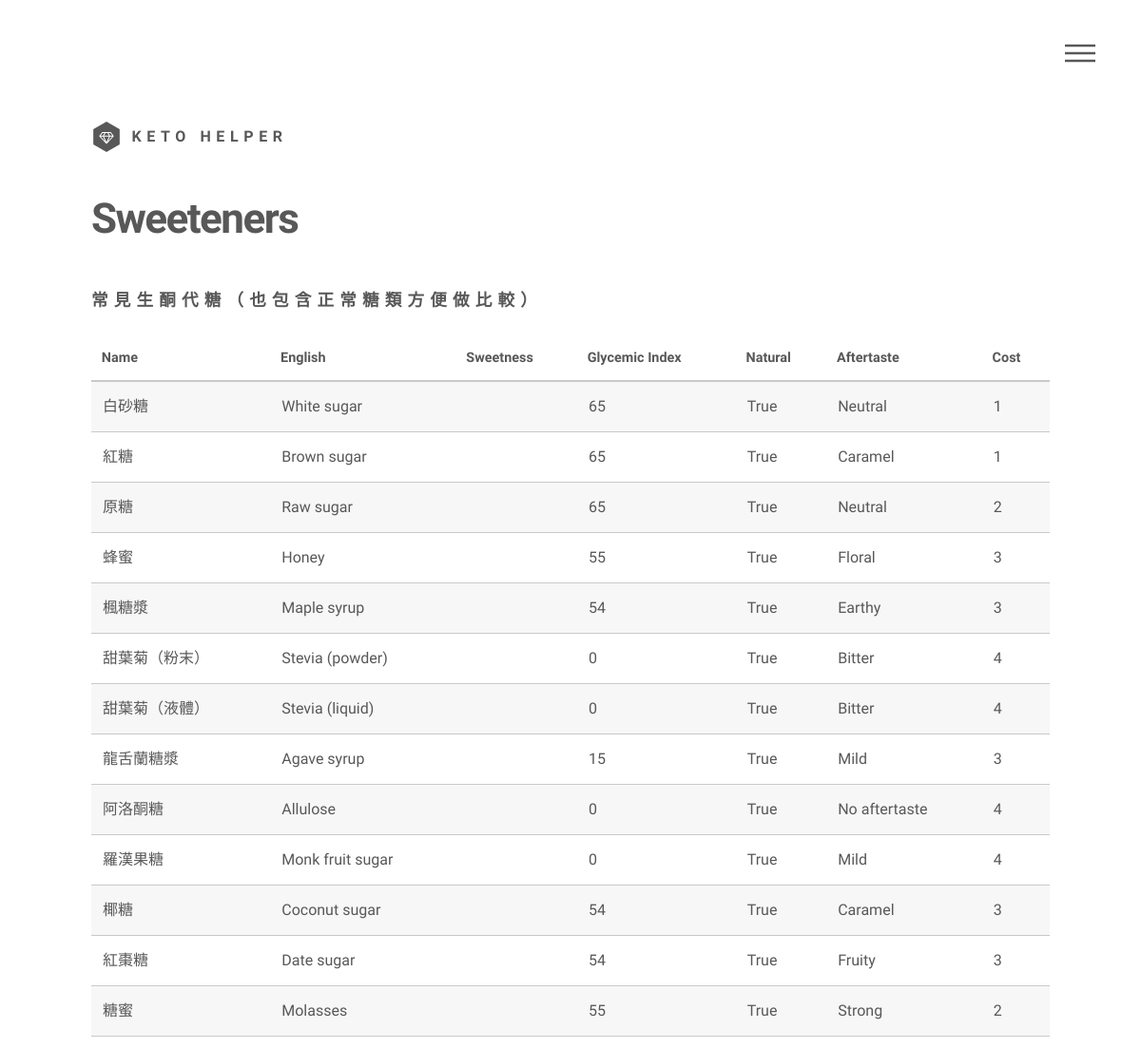
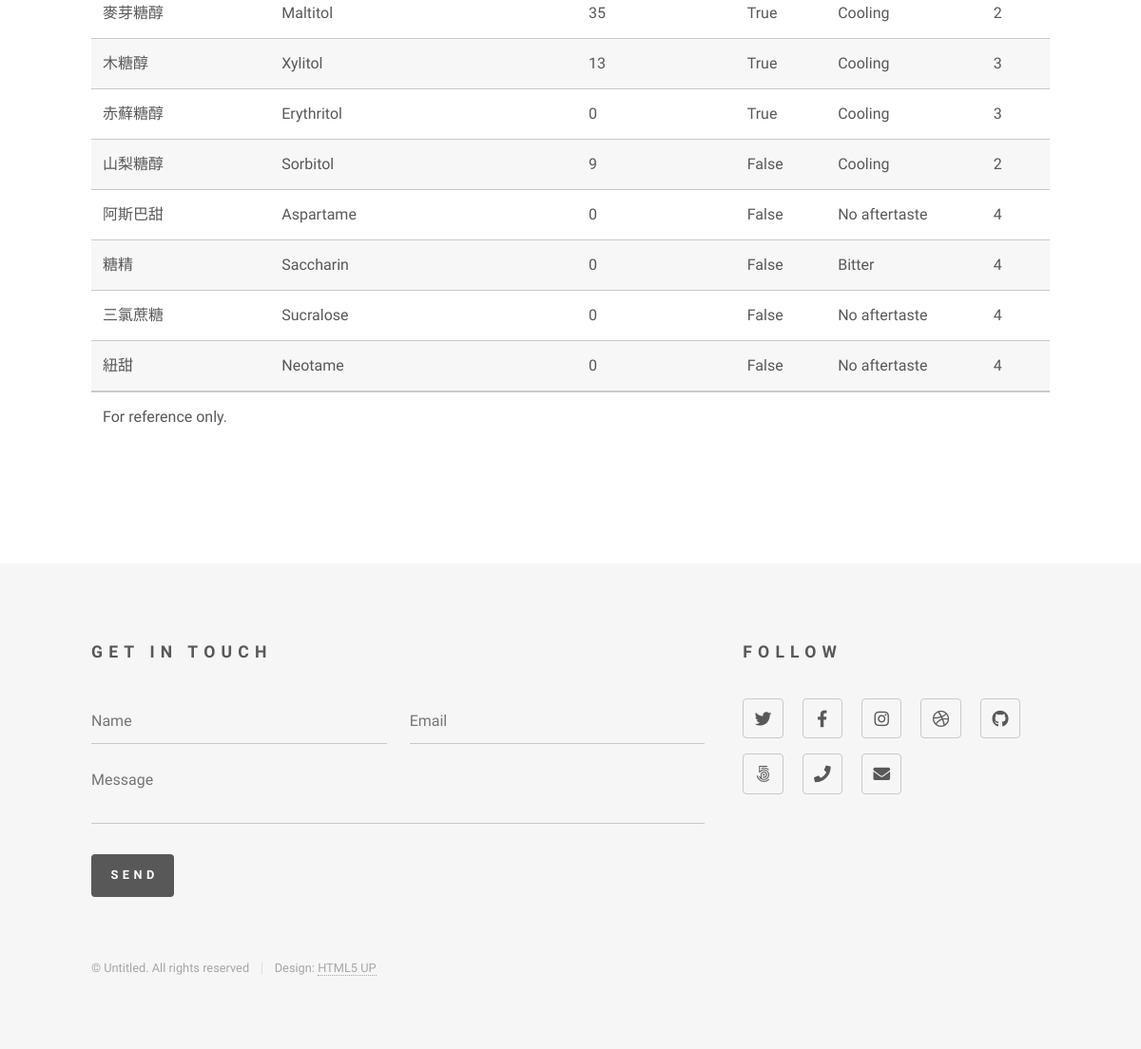
The app's page /sweetener-table with its own data (2 pictures, top to bottom).
### main.py (models this page shows)
class Sweetener(db.Model):
    __tablename__ = 'sweeteners'
    id = db.Column(db.Integer, primary_key=True)
    name_cn = db.Column(db.String(100), nullable=True)
    name_en = db.Column(db.String(100), nullable=True)
    sweetness_min= db.Column(db.Numeric(precision=2, scale=1), nullable=True)
    sweetness_max= db.Column(db.Numeric(precision=2, scale=1), nullable=True)
    gi = db.Column(db.Integer, nullable=True)
    is_natural = db.Column(db.Boolean, nullable=True)
    aftertaste = db.Column(db.String(100), nullable=True)
    cost = db.Column(db.Integer, nullable=False)

### main.py (the view)
@app.route('/sweetener-table')
def sweetener():
    sweeteners = Sweetener.query.all()
    return render_template('sweetener.html', sweeteners=sweeteners)

### main.py (called while the page is built)
@app.context_processor
def inject_nav():
    nav = [
        {
            'title': 'oil table',
            'description': 'The oil type',
            'url': 'oil-table',
            'img': 'oil.jpg'
        },
        {
            'title': 'sweetener table',
            'description': 'Sweetener table',
            'url': 'sweetener-table',
            'img': 'sweetener.jpg'
        },
        {
            'title': 'sweetener calculator',
            'description': 'Sweetener calculator',
            'url': 'sweetener-calculator',
            'img': 'sweetener-calculator.jpg'
        },
        {
            'title': 'powder table ',
            'description': 'powder calculator',
            'url': 'powder-table',
            'img': 'powder.jpg'
        }
    ]
    return {'nav': nav}

### templates/sweetener.html
{% include 'header.html' %}
<div id="main">
	<div class="inner">
		<h1>Sweeteners</h1>
		<section>
			<h2>常見生酮代糖（也包含正常糖類方便做比較）</h2>
			<div class="table-wrapper">
				<table>
					<thead>
						<tr>
							<th>Name</th>
							<th>English</th>
							<th>Sweetness</th>
							<th>Glycemic Index</th>
							<th>Natural</th>
							<th>Aftertaste</th>
							<th>Cost</th>
						</tr>
					</thead>
					<tbody>
						{% for sweetener in sweeteners %}
						<tr>
							<td>{{ sweetener.name_cn }}</td>
							<td>{{ sweetener.name_en }}</td>
							<td>{{ sweetener.sweetness }}</td>
							<td>{{ sweetener.gi }}</td>
							<td>{{ sweetener.is_natural }}</td>
							<td>{{ sweetener.aftertaste }}</td>
							<td>{{ sweetener.cost }}</td>
						</tr>
						{% endfor %}
					</tbody>
					<tfoot>
						<tr>
							<td colspan="7">For reference only.</td>
						</tr>
					</tfoot>
				</table>
			</div>
		</section>
	</div>
</div>
{% include 'footer.html' %}

### static/css/main.css (style rules this page uses)
html, body, div, span, applet, object, iframe, h1, h2, h3, h4, h5, h6, p, blockquote, pre, a, abbr, acronym, address, big, cite, code, del, dfn, em, img, ins, kbd, q, s, samp, small, strike, strong, sub, sup, tt, var, b, u, i, center, dl, dt, dd, ol, ul, li, fieldset, form, label, legend, table, caption, tbody, tfoot, thead, tr, th, td, article, aside, canvas, details, embed, figure, figcaption, footer, header, hgroup, menu, nav, output, ruby, section, summary, time, mark, audio, video { margin: 0; padding: 0; border: 0; font-size: 100%; font: inherit; vertical-align: baseline; }
article, aside, details, figcaption, figure, footer, header, hgroup, menu, nav, section { display: block; }
body { line-height: 1; }
table { border-collapse: collapse; border-spacing: 0; }
body { -webkit-text-size-adjust: none; }
body { -ms-overflow-style: scrollbar; }
html { box-sizing: border-box; }
*, *:before, *:after { box-sizing: inherit; }
body { background: #ffffff; }
body, input, select, textarea { color: #585858; font-family: "Source Sans Pro", Helvetica, sans-serif; font-size: 16pt; font-weight: 300; line-height: 1.75; }
@media screen and (max-width: 1680px) { body, input, select, textarea { font-size: 14pt; } }
@media screen and (max-width: 1280px) { body, input, select, textarea { font-size: 12pt; } }
h1 { font-size: 2.75em; font-weight: 700; line-height: 1.3; margin: 0 0 1em 0; letter-spacing: -0.035em; }
h2, h3, h4, h5, h6 { font-weight: 900; line-height: 1.5; margin: 0 0 2em 0; text-transform: uppercase; letter-spacing: 0.35em; }
h2 { font-size: 1.1em; }
.table-wrapper { -webkit-overflow-scrolling: touch; overflow-x: auto; }
table { margin: 0 0 2em 0; width: 100%; }
table tbody tr { border: solid 1px #c9c9c9; border-left: 0; border-right: 0; }
table tbody tr:nth-child(2n + 1) { background-color: rgba(144, 144, 144, 0.075); }
table td { padding: 0.75em 0.75em; }
table th { font-size: 0.9em; font-weight: 900; padding: 0 0.75em 0.75em 0.75em; text-align: left; }
table thead { border-bottom: solid 2px #c9c9c9; }
table tfoot { border-top: solid 2px #c9c9c9; }
#main { padding: 0em 0 6em 0 ; }
#wrapper > * > .inner { width: 100%; max-width: 68em; margin: 0 auto; padding: 0 2.5em; }

### records on screen
Sweetener: name_cn "白砂糖", name_en "White sugar", gi "65", is_natural "True", aftertaste "Neutral", cost "1"
Sweetener: name_cn "紅糖", name_en "Brown sugar", gi "65", is_natural "True", aftertaste "Caramel", cost "1"
Sweetener: name_cn "原糖", name_en "Raw sugar", gi "65", is_natural "True", aftertaste "Neutral", cost "2"
Sweetener: name_cn "蜂蜜", name_en "Honey", gi "55", is_natural "True", aftertaste "Floral", cost "3"
Sweetener: name_cn "楓糖漿", name_en "Maple syrup", gi "54", is_natural "True", aftertaste "Earthy", cost "3"
Sweetener: name_cn "甜葉菊（粉末）", name_en "Stevia (powder)", gi "0", is_natural "True", aftertaste "Bitter", cost "4"
Sweetener: name_cn "甜葉菊（液體）", name_en "Stevia (liquid)", gi "0", is_natural "True", aftertaste "Bitter", cost "4"
Sweetener: name_cn "龍舌蘭糖漿", name_en "Agave syrup", gi "15", is_natural "True", aftertaste "Mild", cost "3"
Sweetener: name_cn "阿洛酮糖", name_en "Allulose", gi "0", is_natural "True", aftertaste "No aftertaste", cost "4"
Sweetener: name_cn "羅漢果糖", name_en "Monk fruit sugar", gi "0", is_natural "True", aftertaste "Mild", cost "4"
Sweetener: name_cn "椰糖", name_en "Coconut sugar", gi "54", is_natural "True", aftertaste "Caramel", cost "3"
Sweetener: name_cn "紅棗糖", name_en "Date sugar", gi "54", is_natural "True", aftertaste "Fruity", cost "3"
Sweetener: name_cn "糖蜜", name_en "Molasses", gi "55", is_natural "True", aftertaste "Strong", cost "2"
Sweetener: name_cn "麥芽糖醇", name_en "Maltitol", gi "35", is_natural "True", aftertaste "Cooling", cost "2"
Sweetener: name_cn "木糖醇", name_en "Xylitol", gi "13", is_natural "True", aftertaste "Cooling", cost "3"
Sweetener: name_cn "赤蘚糖醇", name_en "Erythritol", gi "0", is_natural "True", aftertaste "Cooling", cost "3"
Sweetener: name_cn "山梨糖醇", name_en "Sorbitol", gi "9", is_natural "False", aftertaste "Cooling", cost "2"
Sweetener: name_cn "阿斯巴甜", name_en "Aspartame", gi "0", is_natural "False", aftertaste "No aftertaste", cost "4"
Sweetener: name_cn "糖精", name_en "Saccharin", gi "0", is_natural "False", aftertaste "Bitter", cost "4"
Sweetener: name_cn "三氯蔗糖", name_en "Sucralose", gi "0", is_natural "False", aftertaste "No aftertaste", cost "4"
Sweetener: name_cn "紐甜", name_en "Neotame", gi "0", is_natural "False", aftertaste "No aftertaste", cost "4"
